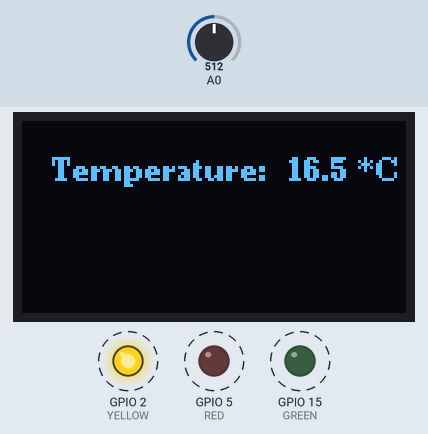
Simulated run of this program. Board: ESP8266 (NodeMCU). Shown: 128×64 one-colour display, output pins drawn as LEDs (lit = HIGH). Dashed ring = blinking. The test bench sets the inputs (shaded band); at power-on: A0 = 512.

Above: at 2.3 s.
2.4 s: A0 set to 716
At 3.5 s:
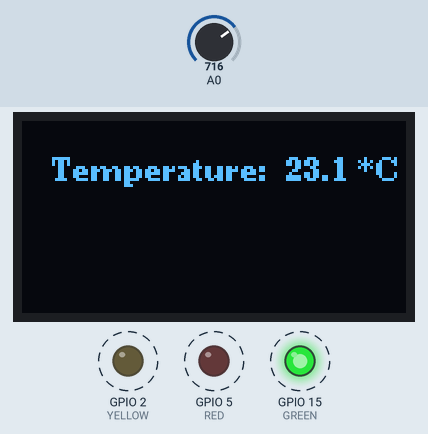
7.5 s: A0 set to 900
At 9.0 s:
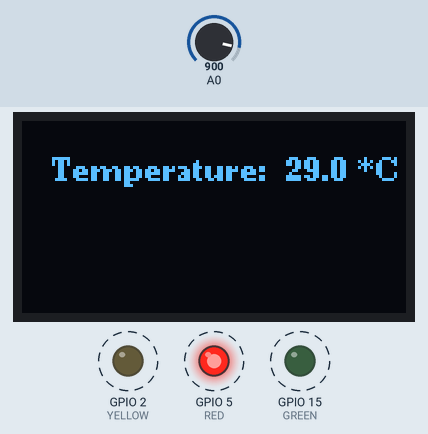
9.6 s: A0 set to 1023
At 11.1 s:
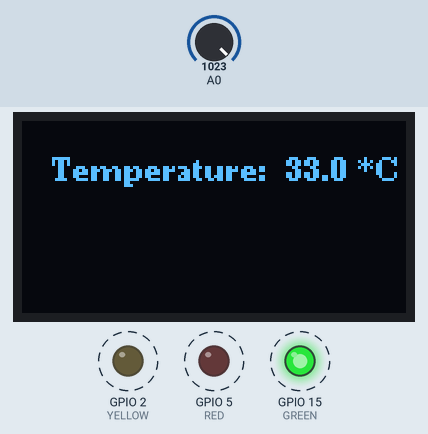
Timing chart, 0 to 18.2 s (numbered marks = the images above; inputs shaded):
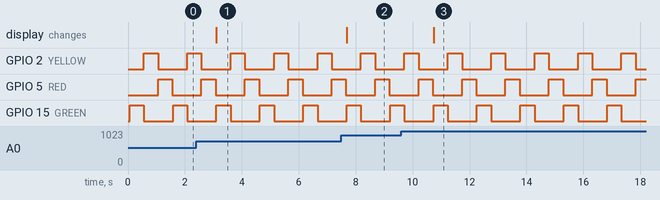

The program:

main.cpp
```cpp
#include <Arduino.h>
#include <U8g2lib.h>

#define GREEN 15
#define YELLOW 2
#define RED 5
#define TEMP_SENSOR_PIN 16  // Cảm biến nhiệt độ

// Khởi tạo màn hình OLED SH1106
U8G2_SH1106_128X64_NONAME_F_HW_I2C u8g2(U8G2_R0, /* reset=*/ U8X8_PIN_NONE, /* SCL=*/ 12, /* SDA=*/ 13);

void setup() {
    pinMode(GREEN, OUTPUT);
    pinMode(YELLOW, OUTPUT);
    pinMode(RED, OUTPUT);
    pinMode(TEMP_SENSOR_PIN, INPUT);

    u8g2.begin();
}

void loop() {
    // Đọc giá trị cảm biến nhiệt độ (giả sử tín hiệu analog)
    int sensorValue = analogRead(TEMP_SENSOR_PIN);
    float temperature = sensorValue * (3.3 / 10240.0) * 100.0; // Quy đổi giá trị

    // Hiển thị lên màn hình OLED
    u8g2.clearBuffer();
    u8g2.setFont(u8g2_font_ncenB08_tr);
    u8g2.setCursor(10, 20);
    u8g2.print("Temperature:  ");
    u8g2.print(temperature, 1);
    u8g2.print(" *C");
    u8g2.sendBuffer();

    // Nhấp nháy đèn
    digitalWrite(GREEN, HIGH);
    delay(500);
    digitalWrite(GREEN, LOW);

    digitalWrite(YELLOW, HIGH);
    delay(500);
    digitalWrite(YELLOW, LOW);

    digitalWrite(RED, HIGH);
    delay(500);
    digitalWrite(RED, LOW);
}
```

Measured:
- after the input at 2.4 s, the display: changes after 0.71 s (image 1)
- after the input at 7.5 s, the display: changes after 0.18 s (image 2)
- after the input at 9.6 s, the display: changes after 1.1 s (image 3)
- by itself, GPIO 2 (YELLOW), GPIO 5 (RED), GPIO 15 (GREEN): alternates HIGH for 0.50 s and LOW for 1.0 s
